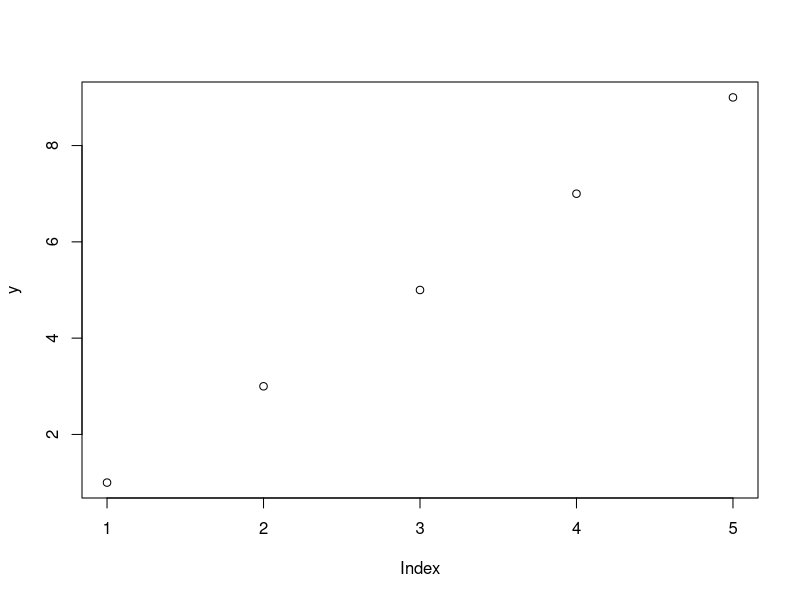
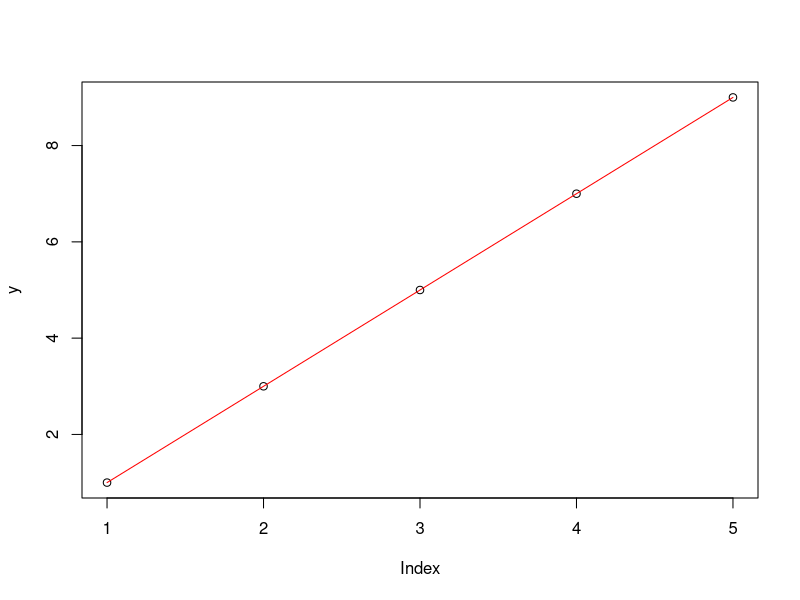
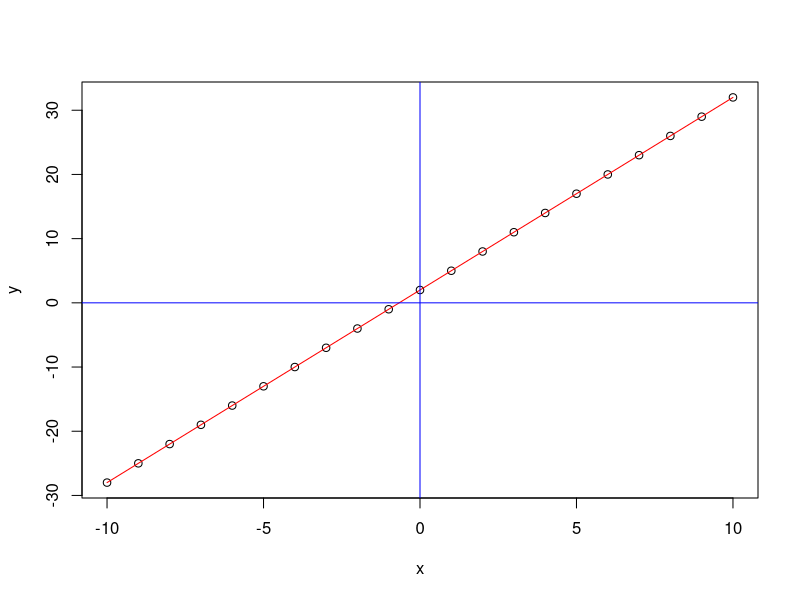
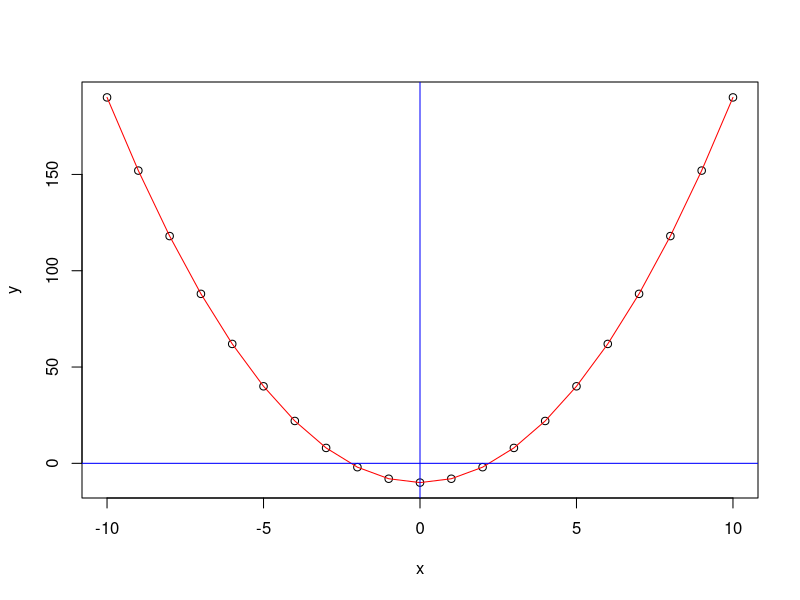

These figures' R source, in order:
## ---- chunk 1
1+1; 4-2; 3*5; 9/2
## ---- chunk 2
abs(5*(-10)); 25%/%3; 25%%3
## ---- chunk 3
2^3 # 2的3次方

sqrt(9) # 9开平方

8^(1/3) # 8开3次方

## ---- chunk 4
x = 3 #这是把x这个对象，赋值为3
x

x = x+1 # x增加了1，变成了4
x
## ---- chunk 5
y = 1:10 # 把y这个对象赋值为1到10，这10个数，一串
y

y = y+1 #这一串数每一个都加1，变成了2到11.
y
## ---- chunk 6
y = x #则y被赋予之前x的值，即4，成了一个数了
y
## ---- chunk 7
y = seq(1, 10, 2) # seq函数产生序列，三个参数分别为从哪里开始，到哪里结束，以多大幅度

plot(y)
## ---- chunk 8
plot(y)
lines(1:5, y,col='red')
## ---- chunk 9
yicihanshu = function(x) 3*x + 2 # 这就定义了一个函数，能够代入具体x求值，如代入x=3，结果应该是11.

yicihanshu(3)
## ---- chunk 10
x = seq(-10, 10, 1) # x取从-10到10的整数，即-10、-9、-8……8、9、10.
y = yicihanshu(x) # 分别求得对应的y值

plot(x,y) # 可以看到这些点
lines(x,y, col="red") # 连上线
abline(h = 0, v = 0, col = "blue") # 添加坐标轴位置，便于观察
## ---- chunk 11
x = seq(-10, 10, 1)
ercihanshu = function(x) 2*x^2 -10
y = ercihanshu(x)
plot(x,y)
lines(x,y, col = "red")
abline(h = 0, v = 0, col = "blue") 
